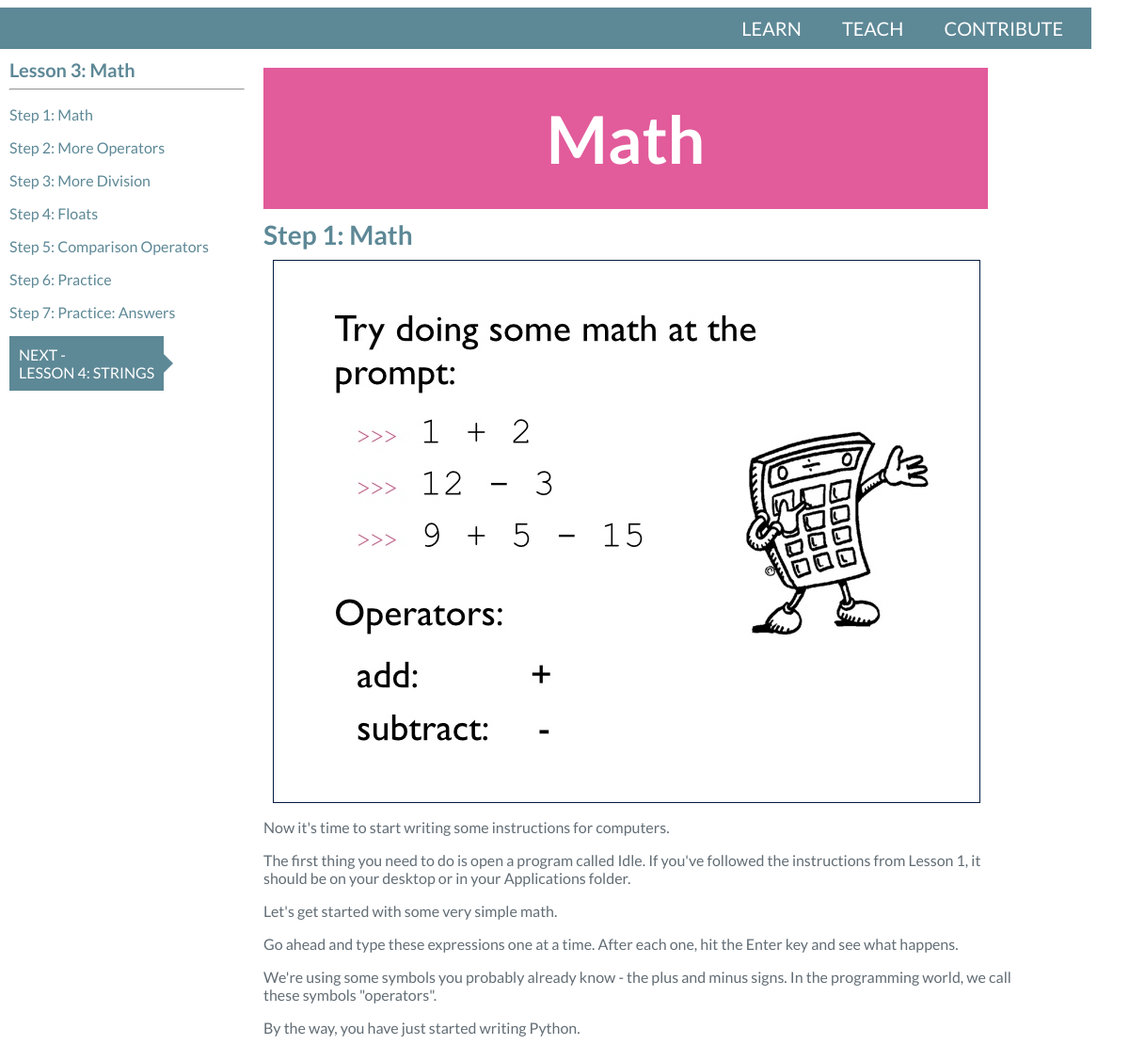
Page /learn/lesson/3/step/1/ on the committed database.
### lessons/models.py (models this page shows, shortened)
class Lesson(models.Model):
    number = models.IntegerField()
    name = models.CharField(max_length=200)
    description = models.TextField(blank=True, null=True)
    def __str__(self):
        return "Lesson %s: %s" % (self.number, self.name)

class Step(models.Model):
    lesson = models.ForeignKey(Lesson)
    step_number = models.IntegerField()
    step_name = models.CharField(max_length=200)
    header_title = models.CharField(max_length=50, blank=True, null=True)
    image = models.CharField(max_length=200, blank=True, null=True)
    audiocast = models.CharField(max_length=200, blank=True, null=True)
    screencast = models.CharField(max_length=200, blank=True, null=True)
    description = models.TextField()

### lessons/views.py (the view)
# urls.py: url(r'^lesson/(?P<lesson_number>[0-9]+)/step/(?P<step_number>[0-9]+)/$', views.lesson_step, name='lesson_step_detail'),
def lesson_step(request, lesson_number, step_number):
    lesson = Lesson.objects.get(number=lesson_number)
    step = Step.objects.get(lesson=lesson.id, step_number=step_number)
    all_steps = Step.objects.filter(lesson=lesson.id).order_by('step_number')
    prev_step = None
    try:
        prev_step = Step.objects.get(lesson=lesson.id, step_number=int(step_number)-1)
    except:
        pass
    next_step = None
    try:
        next_step = Step.objects.get(lesson=lesson.id, step_number=int(step_number)+1)
    except:
        pass
    prev_lesson = None
    try:
        prev_lesson = Lesson.objects.get(number=int(lesson_number)-1)
    except:
        pass
    next_lesson = None
    try:
        next_lesson = Lesson.objects.get(number=int(lesson_number)+1)
    except:
        pass
    context = {
        'lesson': lesson,
        'step': step,
        'step_list': all_steps,
        'prev_step': prev_step,
        'next_step': next_step,
        'prev_lesson': prev_lesson,
        'next_lesson': next_lesson,
    }
    return render(request, 'lessons/step.html', context)

### lessons/templates/lessons/step.html
{% include "youngcoders/header.html" %}
{% include "lessons/header.html" %}
<div id="container">
  <div id="nav-list">
    {% include "lessons/step-navigation.html" %}
  </div>
  <div id="content">
    {% include "lessons/step-content.html" %}
  </div>
</div>

### lessons/templates/lessons/step-navigation.html
<div id="step-list-text">
  <div id="lesson-name">
    Lesson {{ lesson.number }}: {{ lesson.name }}<br>
  </div>
  <hr>
  {% if step_list %}
    {% for step in step_list %}
      <p>
        <a href="/learn/lesson/{{ lesson.number }}/step/{{ step.step_number }}">
            Step {{ step.step_number }}: {{ step.step_name }}
        </a>
      </p>
    {% endfor %}
  {% endif %}
  {% if next_lesson %}
    <a href="/learn/lesson/{{ next_lesson.number }}/step/1/" id="prev_next_lesson" class="right-arrow">
      NEXT - <br>{{ next_lesson }}</a>
  {% endif %}
</div>

### lessons/templates/lessons/step-content.html
{% if step %}
  {% load staticfiles %}
    <div id="step-description">
        {% if step.header_title %}
            {% if step.step_number == 1 %}
                {% if lesson.number == 2 %}
                  <div id="step-header-green">{{ step.header_title }}</div>
                {% else %}
                  <div id="step-header-pink">{{ step.header_title }}</div>
                {% endif %}
            {% else %}
                <div id="step-header-purple">{{ step.header_title }}</div>
            {% endif %}
        {% endif %}
        <div id="step-name">Step {{ step.step_number }}: {{ step.step_name }}</div>
      {% if step.image %}
        <div id="step-image">
          <img src="{% static 'lessons/images/' %}{{ step.image }}">
        </div>
      {% endif %}
      {{ step.description | safe }}
    </div>
{% else %}
    <p>No details are available.</p>
{% endif %}

### youngcoders/static/youngcoders/style.css (style rules this page uses)
a { color: #5D8896; text-decoration: none; }
img { border:1px solid #021a40; }
#lesson-name { font-size: 20px; font-weight: bold; color: #5D8896; }
.right-arrow { display: inline-block; position: relative; color: #fff; background: #5D8896; padding: 10px; }
.right-arrow:after { content: ''; display: block; position: absolute; left: 100%; top: 50%; margin-top: -10px; width: 0; height: 0; border-top: 10px solid transparent; border-left: 10px solid #5D8896; border-bottom: 10px solid transparent; border-right: 10px solid transparent; }

### lessons/static/lessons/style.css (style rules this page uses)
#container { float: left; width: 1200px; text-align: left; }
#nav-list { float: left; width: 250px; text-align: left; margin: 10px; }
#content { float: left; width: 800px; text-align: left; overflow: visible; min-width: 800px; margin: 10px; }
#step-header-pink { width: 750px; height: 130px; color: #fff; font-weight: bold; font-size: 70px; padding: 10px; text-align: center; line-height: 130px; vertical-align: middle; margin-top: 10px; margin-bottom: 10px; background-color: #E25B9B; }
#step-image { margin: 10px; }
#step-name { margin: 0; font-weight: bold; font-size: 28px; color: #5D8896; }
#prev_next_lesson { text-transform: uppercase; }

### rows in the picture
Lesson: number "3", name "Math"
Step: step_number "1", step_name "Math", header_title "Math", image (picture), description "Now it's time to start writing some instructions for computers. The first thing you need to do is open a program called Idle. If you've followed the instructions from Lesson 1, it should be on your desktop or in your Applications folder. Let's get started with some very simple math. Go ahead and type these expressions one at a time. After each one, hit the Enter key and see what happens. We're using some symbols you probably already know - the plus and minus signs. In the programming world, we call these symbols \"operators\". By the way, you have just started writing Python."
Step: step_number "2", step_name "More Operators"
Step: step_number "3", step_name "More Division"
Step: step_number "4", step_name "Floats"
Step: step_number "5", step_name "Comparison Operators"
Step: step_number "6", step_name "Practice"
Step: step_number "7", step_name "Practice: Answers"
Lesson: number+name "LESSON 4: STRINGS"
